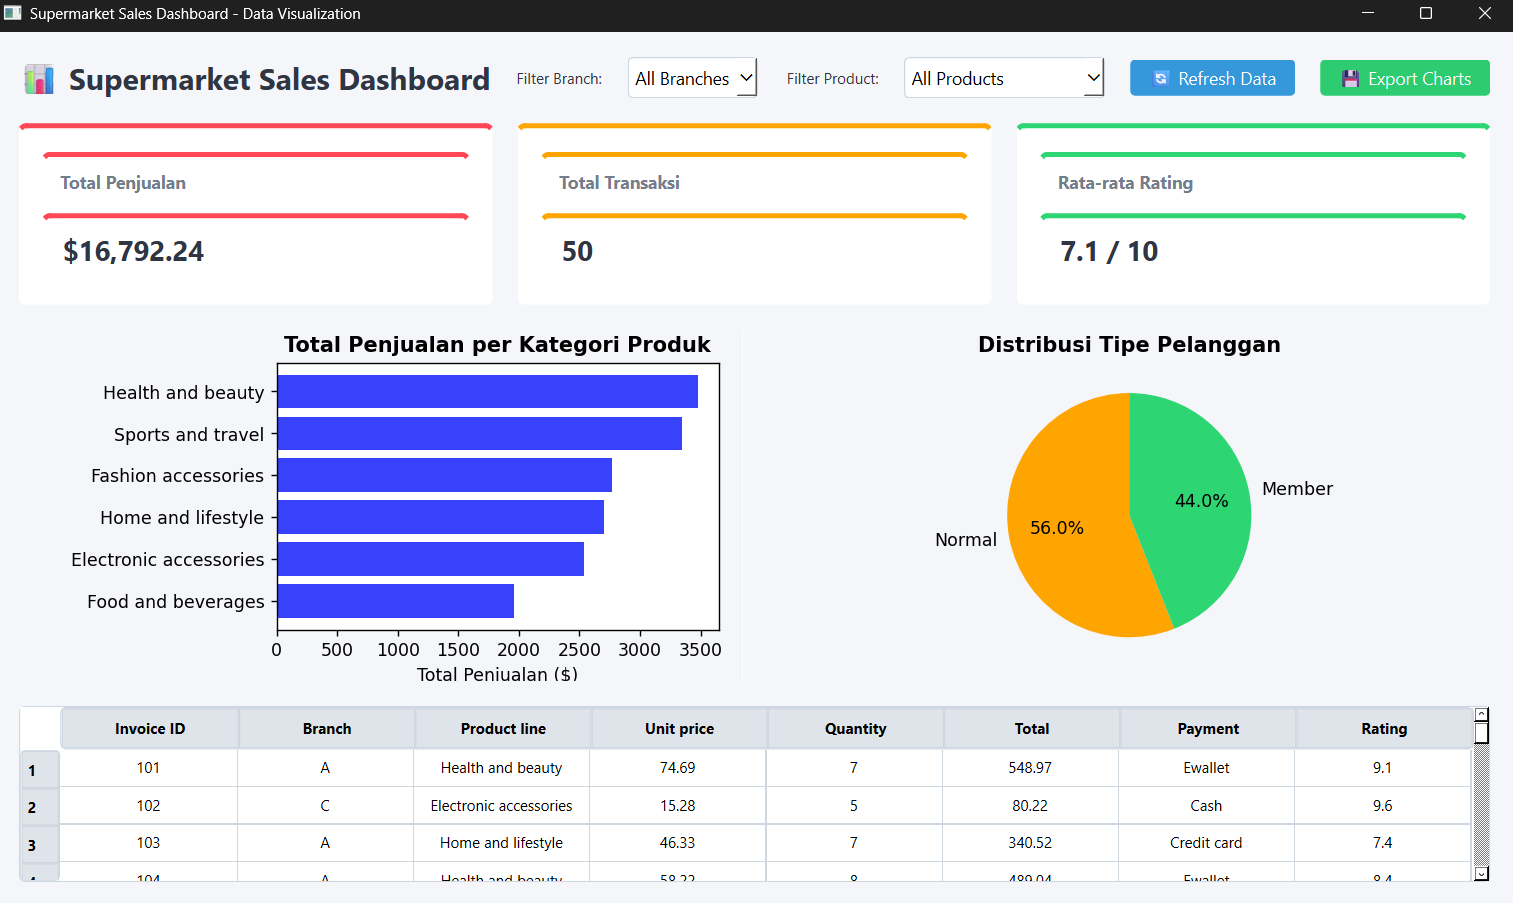

Here is the Python script that generated this plot:
# Nama  : Juan Jordan Anugrah
# NIM   : F1D02310061
# Kelas : D

import sys
import os
import pandas as pd
import matplotlib.pyplot as plt
from matplotlib.backends.backend_qtagg import FigureCanvasQTAgg
from matplotlib.figure import Figure

from PySide6.QtWidgets import (QApplication, QMainWindow, QWidget, QVBoxLayout, 
                               QHBoxLayout, QLabel, QPushButton, QTableWidget, 
                               QTableWidgetItem, QHeaderView, QComboBox, QFrame,
                               QMessageBox, QFileDialog)
from PySide6.QtCore import Qt

class MplCanvas(FigureCanvasQTAgg):
    def __init__(self, parent=None, width=5, height=4, dpi=100):
        self.fig = Figure(figsize=(width, height), dpi=dpi)
        self.fig.patch.set_facecolor('#f5f6fa')
        self.axes = self.fig.add_subplot(111)
        super().__init__(self.fig)

class DashboardApp(QMainWindow):
    def __init__(self):
        super().__init__()
        self.setWindowTitle("Supermarket Sales Dashboard - Data Visualization")
        self.resize(1100, 700)
        self.setStyleSheet("""
            QMainWindow, QDialog, QMessageBox {
                background-color: #f5f6fa;
            }
            QWidget {
                color: #2f3542; 
            }
            QTableWidget {
                background-color: white;
                color: black;
                gridline-color: #ced6e0;
            }
            QHeaderView::section {
                background-color: #dfe4ea;
                color: black;
                font-weight: bold;
                border: 1px solid #ced6e0;
                padding: 4px;
            }
            QComboBox {
                background-color: white;
                color: black;
                border: 1px solid #ced6e0;
                border-radius: 4px;
            }
            QComboBox QAbstractItemView {
                background-color: white;
                color: black;
                selection-background-color: #3498db;
                selection-color: white;
            }
        """)

        self.file_path = 'supermarket_sales.csv'
        self.ensure_dataset_exists()
        
        self.load_data()
        self.setup_ui()
        self.update_dashboard()

    def ensure_dataset_exists(self):
        if not os.path.exists(self.file_path):
            dummy_data = """Invoice ID,Branch,City,Customer type,Gender,Product line,Unit price,Quantity,Tax 5%,Total,Date,Time,Payment,cogs,gross margin percentage,gross income,Rating
101,A,Yangon,Member,Female,Health and beauty,74.69,7,26.14,548.97,1/5/2019,13:08,Ewallet,522.83,4.76,26.14,9.1
102,C,Naypyitaw,Normal,Female,Electronic accessories,15.28,5,3.82,80.22,3/8/2019,10:29,Cash,76.4,4.76,3.82,9.6
103,A,Yangon,Normal,Male,Home and lifestyle,46.33,7,16.21,340.52,3/3/2019,13:23,Credit card,324.31,4.76,16.21,7.4
104,A,Yangon,Member,Male,Health and beauty,58.22,8,23.28,489.04,1/27/2019,20:33,Ewallet,465.76,4.76,23.28,8.4
105,A,Yangon,Normal,Male,Sports and travel,86.31,7,30.20,634.43,2/8/2019,10:46,Ewallet,604.17,4.76,30.20,5.3
106,C,Naypyitaw,Normal,Female,Electronic accessories,73.56,3,11.03,231.71,2/25/2019,13:19,Ewallet,220.68,4.76,11.03,4.1
107,B,Mandalay,Member,Female,Fashion accessories,54.84,3,8.22,172.74,2/24/2019,16:05,Ewallet,164.52,4.76,8.22,5.8
108,B,Mandalay,Normal,Female,Health and beauty,73.11,5,18.27,383.82,2/26/2019,9:12,Cash,365.55,4.76,18.27,5.2
109,A,Yangon,Member,Female,Electronic accessories,86.04,5,21.51,451.71,3/2/2019,14:05,Credit card,430.2,4.76,21.51,6.8
110,C,Naypyitaw,Normal,Male,Health and beauty,54.40,6,16.32,342.72,2/20/2019,14:21,Cash,326.4,4.76,16.32,9.6
111,B,Mandalay,Member,Male,Sports and travel,52.59,8,21.03,441.75,2/20/2019,11:12,Ewallet,420.72,4.76,21.03,5.9
112,A,Yangon,Normal,Female,Food and beverages,22.86,6,6.85,144.01,2/26/2019,12:21,Credit card,137.16,4.76,6.85,7.4
113,C,Naypyitaw,Normal,Female,Fashion accessories,61.42,7,21.49,451.48,1/3/2019,10:29,Ewallet,429.94,4.76,21.49,9.4
114,A,Yangon,Normal,Male,Home and lifestyle,22.35,5,5.58,117.33,1/31/2019,13:19,Cash,111.75,4.76,5.58,4.3
115,A,Yangon,Normal,Female,Sports and travel,71.38,6,21.41,449.69,3/27/2019,10:46,Cash,428.28,4.76,21.41,9.0
116,B,Mandalay,Member,Female,Health and beauty,43.19,5,10.79,226.74,1/16/2019,14:05,Ewallet,215.95,4.76,10.79,8.4
117,C,Naypyitaw,Normal,Male,Home and lifestyle,93.72,7,32.80,688.84,1/15/2019,16:05,Credit card,656.04,4.76,32.80,6.1
118,B,Mandalay,Member,Male,Electronic accessories,46.12,4,9.22,193.70,3/22/2019,20:33,Ewallet,184.48,4.76,9.22,4.8
119,A,Yangon,Normal,Female,Fashion accessories,83.91,5,20.97,440.52,2/15/2019,11:12,Cash,419.55,4.76,20.97,7.2
120,A,Yangon,Member,Male,Food and beverages,29.33,7,10.26,215.57,3/12/2019,13:08,Credit card,205.31,4.76,10.26,8.1
121,C,Naypyitaw,Normal,Female,Health and beauty,75.12,3,11.26,236.62,1/21/2019,10:29,Ewallet,225.36,4.76,11.26,9.0
122,B,Mandalay,Member,Male,Sports and travel,50.21,6,15.06,316.32,2/14/2019,13:19,Cash,301.26,4.76,15.06,7.5
123,B,Mandalay,Normal,Female,Fashion accessories,95.66,4,19.13,401.77,3/5/2019,10:46,Ewallet,382.64,4.76,19.13,8.2
124,A,Yangon,Normal,Male,Electronic accessories,30.55,8,12.22,256.62,2/10/2019,16:05,Cash,244.4,4.76,12.22,6.3
125,C,Naypyitaw,Member,Female,Food and beverages,81.23,5,20.30,426.45,1/11/2019,14:05,Credit card,406.15,4.76,20.30,5.4
126,A,Yangon,Member,Male,Home and lifestyle,45.67,6,13.70,287.72,3/20/2019,11:12,Ewallet,274.02,4.76,13.70,9.1
127,C,Naypyitaw,Normal,Male,Sports and travel,60.88,7,21.30,447.46,2/28/2019,20:33,Cash,426.16,4.76,21.30,4.9
128,B,Mandalay,Normal,Female,Health and beauty,33.45,4,6.69,140.49,1/25/2019,13:08,Credit card,133.8,4.76,6.69,8.5
129,A,Yangon,Member,Female,Electronic accessories,88.99,3,13.34,280.31,2/18/2019,13:19,Ewallet,266.97,4.76,13.34,7.8
130,B,Mandalay,Normal,Male,Fashion accessories,76.54,5,19.13,401.83,3/10/2019,10:46,Cash,382.7,4.76,19.13,6.2
131,A,Yangon,Normal,Female,Food and beverages,40.12,6,12.03,252.75,1/8/2019,14:05,Credit card,240.72,4.76,12.03,9.5
132,C,Naypyitaw,Member,Male,Home and lifestyle,92.34,4,18.46,387.82,2/5/2019,16:05,Ewallet,369.36,4.76,18.46,5.1
133,B,Mandalay,Member,Female,Sports and travel,55.67,7,19.48,409.16,3/18/2019,11:12,Cash,389.69,4.76,19.48,8.8
134,A,Yangon,Normal,Male,Health and beauty,67.89,5,16.97,356.42,1/12/2019,20:33,Ewallet,339.45,4.76,16.97,4.2
135,C,Naypyitaw,Member,Female,Electronic accessories,49.50,8,19.80,415.80,2/22/2019,13:08,Credit card,396.0,4.76,19.80,7.3
136,A,Yangon,Normal,Female,Fashion accessories,84.56,3,12.68,266.36,3/25/2019,13:19,Cash,253.68,4.76,12.68,9.2
137,B,Mandalay,Normal,Male,Food and beverages,38.76,6,11.62,244.18,1/30/2019,10:46,Ewallet,232.56,4.76,11.62,5.6
138,C,Naypyitaw,Member,Male,Home and lifestyle,79.12,5,19.78,415.38,2/12/2019,14:05,Cash,395.6,4.76,19.78,8.9
139,A,Yangon,Member,Female,Sports and travel,62.45,4,12.49,262.29,3/8/2019,16:05,Credit card,249.8,4.76,12.49,4.5
140,B,Mandalay,Normal,Male,Health and beauty,51.23,7,17.93,376.54,1/18/2019,11:12,Ewallet,358.61,4.76,17.93,7.9
141,A,Yangon,Normal,Female,Electronic accessories,90.45,3,13.56,284.91,2/2/2019,20:33,Cash,271.35,4.76,13.56,9.8
142,C,Naypyitaw,Member,Male,Fashion accessories,44.67,6,13.40,281.42,3/15/2019,13:08,Ewallet,268.02,4.76,13.40,5.2
143,B,Mandalay,Normal,Female,Food and beverages,88.12,4,17.62,370.10,1/22/2019,13:19,Credit card,352.48,4.76,17.62,8.4
144,A,Yangon,Member,Male,Home and lifestyle,35.89,8,14.35,301.47,2/20/2019,10:46,Cash,287.12,4.76,14.35,4.7
145,C,Naypyitaw,Member,Female,Sports and travel,73.56,5,18.39,386.19,3/28/2019,14:05,Ewallet,367.8,4.76,18.39,9.3
146,B,Mandalay,Normal,Male,Health and beauty,59.34,6,17.80,373.84,1/5/2019,16:05,Cash,356.04,4.76,17.80,6.5
147,A,Yangon,Normal,Female,Electronic accessories,82.45,4,16.49,346.29,2/14/2019,11:12,Credit card,329.8,4.76,16.49,8.1
148,C,Naypyitaw,Member,Male,Fashion accessories,47.89,7,16.76,351.99,3/10/2019,20:33,Ewallet,335.23,4.76,16.76,5.8
149,B,Mandalay,Member,Female,Food and beverages,96.23,3,14.43,303.12,1/15/2019,13:08,Cash,288.69,4.76,14.43,9.7
150,A,Yangon,Normal,Male,Home and lifestyle,31.45,5,7.86,165.11,2/25/2019,13:19,Ewallet,157.25,4.76,7.86,4.1
"""
            with open(self.file_path, 'w') as f:
                f.write(dummy_data.strip())

    def load_data(self):
        try:
            self.df_full = pd.read_csv(self.file_path)
            self.df_filtered = self.df_full.copy()
        except Exception as e:
            QMessageBox.critical(self, "Error", f"Gagal memuat dataset: {str(e)}")
            self.df_full = pd.DataFrame()
            self.df_filtered = pd.DataFrame()

    def setup_ui(self):
        main_widget = QWidget()
        main_layout = QVBoxLayout(main_widget)
        main_layout.setContentsMargins(20, 20, 20, 20)
        main_layout.setSpacing(20)

        header_layout = QHBoxLayout()
        title_label = QLabel("📊 Supermarket Sales Dashboard")
        title_label.setStyleSheet("font-size: 24px; font-weight: bold; color: #2f3542;")
        header_layout.addWidget(title_label)
        header_layout.addStretch()

        self.cb_branch = QComboBox()
        self.cb_branch.addItem("All Branches")
        if not self.df_full.empty:
            self.cb_branch.addItems(sorted(self.df_full['Branch'].unique()))
        self.cb_branch.currentTextChanged.connect(self.apply_filter)
        self.cb_branch.setStyleSheet("padding: 5px; font-size: 14px;")

        self.cb_product = QComboBox()
        self.cb_product.addItem("All Products")
        if not self.df_full.empty:
            self.cb_product.addItems(sorted(self.df_full['Product line'].unique()))
        self.cb_product.currentTextChanged.connect(self.apply_filter)
        self.cb_product.setStyleSheet("padding: 5px; font-size: 14px;")

        btn_refresh = QPushButton("🔄 Refresh Data")
        btn_refresh.clicked.connect(self.refresh_data)
        btn_refresh.setStyleSheet("padding: 5px 15px; font-size: 14px; background-color: #3498db; color: white; border-radius: 4px;")

        btn_export = QPushButton("💾 Export Charts")
        btn_export.clicked.connect(self.export_charts)
        btn_export.setStyleSheet("padding: 5px 15px; font-size: 14px; background-color: #2ecc71; color: white; border-radius: 4px;")

        header_layout.addWidget(QLabel("Filter Branch:"))
        header_layout.addWidget(self.cb_branch)
        header_layout.addWidget(QLabel(" Filter Product:"))
        header_layout.addWidget(self.cb_product)
        header_layout.addWidget(btn_refresh)
        header_layout.addWidget(btn_export)
        main_layout.addLayout(header_layout)

        summary_layout = QHBoxLayout()
        
        card_sales, self.lbl_total_sales = self.create_summary_card("Total Penjualan", "$0.00", "#ff4757")
        card_trx, self.lbl_total_trx = self.create_summary_card("Total Transaksi", "0", "#ffa502")
        card_rating, self.lbl_avg_rating = self.create_summary_card("Rata-rata Rating", "0.0", "#2ed573")
        
        summary_layout.addWidget(card_sales)
        summary_layout.addWidget(card_trx)
        summary_layout.addWidget(card_rating)
        main_layout.addLayout(summary_layout)

        chart_layout = QHBoxLayout()
        self.canvas_bar = MplCanvas(self, width=5, height=4, dpi=100)
        self.canvas_pie = MplCanvas(self, width=5, height=4, dpi=100)
        chart_layout.addWidget(self.canvas_bar)
        chart_layout.addWidget(self.canvas_pie)
        main_layout.addLayout(chart_layout, stretch=2)

        self.table = QTableWidget()
        self.table.setStyleSheet("background-color: white; border: 1px solid #ced6e0; border-radius: 5px;")
        main_layout.addWidget(self.table, stretch=1)

        self.setCentralWidget(main_widget)

    def create_summary_card(self, title, value, color):
        card = QFrame()
        card.setStyleSheet(f"background-color: white; border-top: 4px solid {color}; border-radius: 5px; padding: 10px;")
        layout = QVBoxLayout(card)
        lbl_title = QLabel(title)
        lbl_title.setStyleSheet("color: #747d8c; font-size: 14px; font-weight: bold;")
        lbl_val = QLabel(value)
        lbl_val.setStyleSheet("color: #2f3542; font-size: 22px; font-weight: bold;")
        layout.addWidget(lbl_title)
        layout.addWidget(lbl_val)
        
        return card, lbl_val

    def apply_filter(self):
        branch = self.cb_branch.currentText()
        product = self.cb_product.currentText()
        
        self.df_filtered = self.df_full.copy()
        
        if branch != "All Branches":
            self.df_filtered = self.df_filtered[self.df_filtered['Branch'] == branch]
        if product != "All Products":
            self.df_filtered = self.df_filtered[self.df_filtered['Product line'] == product]
            
        self.update_dashboard()

    def refresh_data(self):
        self.load_data()
        self.cb_branch.setCurrentIndex(0)
        self.cb_product.setCurrentIndex(0)
        self.update_dashboard()

    def update_dashboard(self):
        if self.df_filtered.empty:
            return

        total_sales = self.df_filtered['Total'].sum()
        total_trx = len(self.df_filtered)
        avg_rating = self.df_filtered['Rating'].mean()

        self.lbl_total_sales.setText(f"${total_sales:,.2f}")
        self.lbl_total_trx.setText(f"{total_trx}")
        self.lbl_avg_rating.setText(f"{avg_rating:.1f} / 10")

        self.canvas_bar.axes.cla()
        sales_by_product = self.df_filtered.groupby('Product line')['Total'].sum().sort_values()
        bars = self.canvas_bar.axes.barh(sales_by_product.index, sales_by_product.values, color='#3742fa')
        self.canvas_bar.axes.set_title('Total Penjualan per Kategori Produk', fontsize=12, fontweight='bold')
        self.canvas_bar.axes.set_xlabel('Total Penjualan ($)')
        self.canvas_bar.fig.tight_layout()
        self.canvas_bar.draw()

        self.canvas_pie.axes.cla()
        customer_dist = self.df_filtered['Customer type'].value_counts()
        self.canvas_pie.axes.pie(customer_dist.values, labels=customer_dist.index, autopct='%1.1f%%', 
                                 startangle=90, colors=['#ffa502', '#2ed573'])
        self.canvas_pie.axes.set_title('Distribusi Tipe Pelanggan', fontsize=12, fontweight='bold')
        self.canvas_pie.fig.tight_layout()
        self.canvas_pie.draw()

        self.table.clear()
        cols = ['Invoice ID', 'Branch', 'Product line', 'Unit price', 'Quantity', 'Total', 'Payment', 'Rating']
        df_table = self.df_filtered[cols]
        
        self.table.setColumnCount(len(cols))
        self.table.setRowCount(len(df_table))
        self.table.setHorizontalHeaderLabels(cols)
        self.table.horizontalHeader().setSectionResizeMode(QHeaderView.Stretch)

        for row_idx, row_data in enumerate(df_table.values):
            for col_idx, value in enumerate(row_data):
                item = QTableWidgetItem(str(value))
                item.setTextAlignment(Qt.AlignCenter)
                self.table.setItem(row_idx, col_idx, item)

    def export_charts(self):
        file_name, _ = QFileDialog.getSaveFileName(self, "Simpan Bar Chart", "bar_chart.png", "PNG Files (*.png)")
        if file_name:
            self.canvas_bar.fig.savefig(file_name)
            
            pie_file_name = file_name.replace(".png", "_pie.png")
            self.canvas_pie.fig.savefig(pie_file_name)
            QMessageBox.information(self, "Sukses", f"Chart berhasil diexport ke:\n{file_name}\ndan\n{pie_file_name}")

if __name__ == "__main__":
    app = QApplication(sys.argv)
    window = DashboardApp()
    window.show()
    sys.exit(app.exec())
